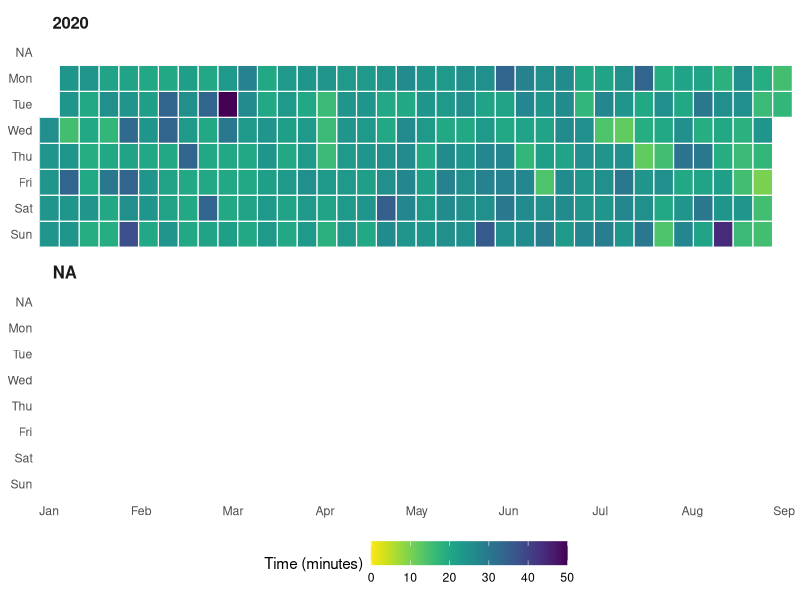
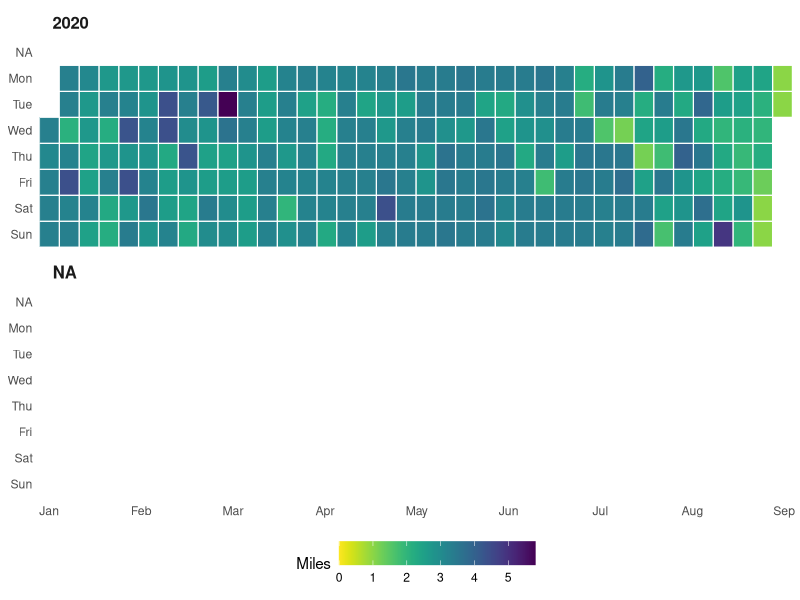

Generate these figures, in order, with R:
## ---- chunk 1
knitr::opts_chunk$set(echo = F)
## ---- chunk 2
library(tidyverse)
library(lubridate)
## ---- chunk 3
df16 = read.csv("../runningRecords2016.csv", check.names = F)
df17 = read.csv("../runningRecords2017.csv", check.names = F)
df18_1 <- read.csv("../runningRecords2018.csv", check.names = F)
df18_2 <- read.csv("../runningRecords2018_reload.csv", check.names = F)
df19_1 <- read.csv("../runningRecords2019.csv", check.names = F)
df19_2 <- read.csv("../runningRecords2019_reload.csv", check.names = F)
df20 <- read.csv("../runningRecords2020.csv", check.names = F)

df <- dplyr::bind_rows(list(df16, df17,df18_1,df18_2,df19_1,df19_2,df20))
df$Shoes[df$Shoes=="Barefeet"] <- "Barefoot"
df$date <- as.Date(as.character(df$date), "%Y%m%d")
df$week = as.integer(format(df$date, "%W")) + 1  # Week starts at 1
df$Year <- format(df$date, "%Y")
df$day = factor(weekdays(df$date, T), 
                 levels = rev(c("Mon", "Tue", "Wed", "Thu",
                                "Fri", "Sat", "Sun")))


# create breaks
breaks <- hour(hm("00:00", "5:00", "11:00", "13:00", "18:00","22:00","23:59"))
# labels for the breaks
labels <- c("Night", "Morning", "Noon","Afternoon", "Evening","Night")
df$Time_of_day <- cut(x=hour(parse_date_time(df$startTime, '%I:%M%p')), breaks = breaks, labels = labels, include.lowest=TRUE)
df$weather[df$weather %in%  c('Clear','Sunn','Sunny','Fair')] <- 'Sunny'
df$weather[df$weather %in%  c('Cloudy','Mostly Cloudy','Partly Cloudy')] <- 'Cloudy'
df$weather[df$weather %in%  c('Smog','Smoky','Smoke')] <- 'Smog'
df$weather[df$weather %in%  c('Fog','Foggy')] <- 'Foggy'
df$weather[df$weather %in%  c('icy droppings','Rain')] <- 'Rainy'

## read and combine all the running files.

## ---- chunk 4

summary_table <- df %>% 
  group_by(Year) %>% summarize("Running days" = n()
                               , "Total time" = sum(`runningTime(min)`)
                               , "Average time" = round(sum(`runningTime(min)`)/n(),1)
                               , "Total distance" = ""
                               , "....miles" = round(sum(`Distance(mile)`))
                               , "....km" = round(sum(`Distance(mile)`) * 1.609344)
                               , "Average distance" = ""
                               , "...miles" = round(sum(`Distance(mile)`)/n(),1)
                               , "...km" = round(sum(`Distance(mile)`) * 1.609344/n(),1)
                               , "Average Pace" = ""
                               , "....min per mile" = round(`Total time` / `....miles`, 2)
                               , "....min per km" = round(`Total time` / `....km`, 2)
                               , "Barefoot run, n(%)"= 
                                 paste0(sum(Shoes=="Barefoot"),
                                        " (",
                                        round(sum(Shoes=="Barefoot")/`Running days`,3) * 100,
                                        ")")
                               , "Time of the Day,n (%)" = ""
                               , "....Morning... 05am-11am"=
                                 paste0(sum(Time_of_day=="Morning"),
                                        " (",
                                        round(sum(Time_of_day=="Morning")/`Running days`,3) * 100,
                                        ")")
                               , "....Afternoon 01pm-06pm"=
                                 paste0(sum(Time_of_day=="Afternoon"),
                                        " (",
                                        round(sum(Time_of_day=="Afternoon")/`Running days`,3) * 100,
                                        ")")
                               , "....Evening... 06pm-10pm"=
                                 paste0(sum(Time_of_day=="Evening"),
                                        " (",
                                        round(sum(Time_of_day=="Evening")/`Running days`,3) * 100,
                                        ")")
                               , "....Night....... 10pm-05am"=
                                 paste0(sum(Time_of_day=="Night"),
                                        " (",
                                        round(sum(Time_of_day=="Night")/`Running days`,3) * 100,
                                        ")")
                               , "Weather, n(%)" = ""
                               , "....Sunny" =
                                 paste0(sum(weather=="Sunny"),
                                        " (",
                                        round(sum(weather=="Sunny")/`Running days`,3) * 100,
                                        ")")
                               , "....Rainy" =
                                 paste0(sum(weather=="Rainy"),
                                        " (",
                                        round(sum(weather=="Rainy")/`Running days`,3) * 100,
                                        ")")
                               , "....Cloudy" =
                                 paste0(sum(weather=="Cloudy"),
                                        " (",
                                        round(sum(weather=="Cloudy")/`Running days`,3) * 100,
                                        ")")
                               , "....Smog" =
                                 paste0(sum(weather=="Smog"),
                                        " (",
                                        round(sum(weather=="Smog")/`Running days`,3) * 100,
                                        ")")
                                  )

t(summary_table) %>% 
  kableExtra::kbl(caption = "Running Sammry - since 2016") %>%
  kableExtra::kable_classic(full_width = F, html_font = "Cambria")

## ---- chunk 5
# code adapted from https://vuorre.netlify.app/post/2016/03/24/github-style-waffle-plots-in-r/

library(viridis)  # Color palette
library(ggthemes)
gh_waffle <- function(data, name="", pal="D", dir = -1){
    
    p <- ggplot(data, aes(x = week, y = day, fill = fills)) +
        scale_fill_viridis(name=name, 
                           option = pal,  # Variable color palette
                           direction = dir,  # Variable color direction
                           na.value = "grey93",
                           limits = c(0, max(data$fills))) +
        geom_tile(color = "white", size = 0.4) +
        facet_wrap("Year", ncol = 1) +
        scale_x_continuous(
            expand = c(0, 0),
            breaks = seq(1, 52, length = 12),
            labels = c("Jan", "Feb", "Mar", "Apr", "May", "Jun",
                       "Jul", "Aug", "Sep", "Oct", "Nov", "Dec")) +
        theme_tufte(base_family = "Helvetica") +
        theme(axis.title = element_blank(),
              axis.ticks = element_blank(),
              legend.position = "bottom",
              legend.key.width = unit(1, "cm"),
              strip.text = element_text(hjust = 0.01, face = "bold", size = 12))
    
    print(p)
}

## ---- chunk 6
df$fills <- df$`runningTime(min)`
gh_waffle(df[df$Year=='2020', ], 'Time (minutes)')
## ---- chunk 7
df$fills <- df$`Distance(mile)`
gh_waffle(df[df$Year=='2020', ], 'Miles')
